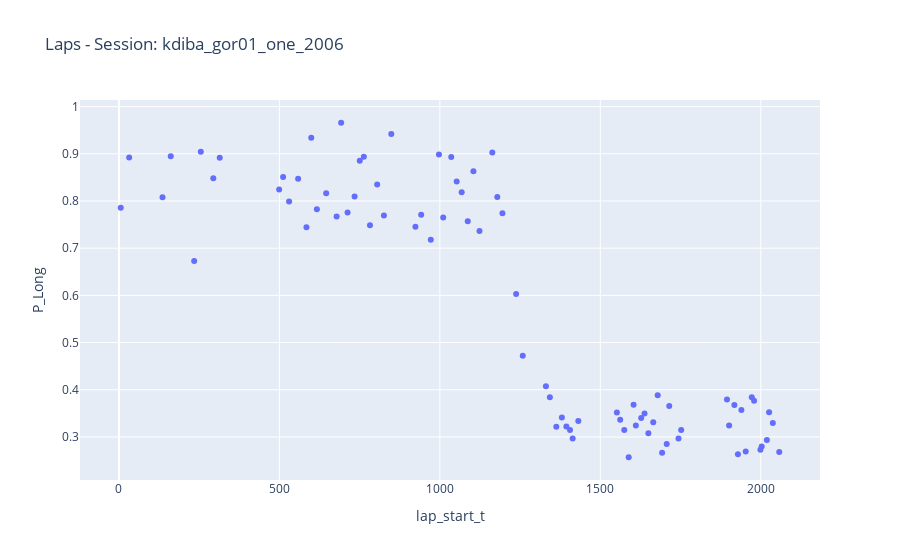
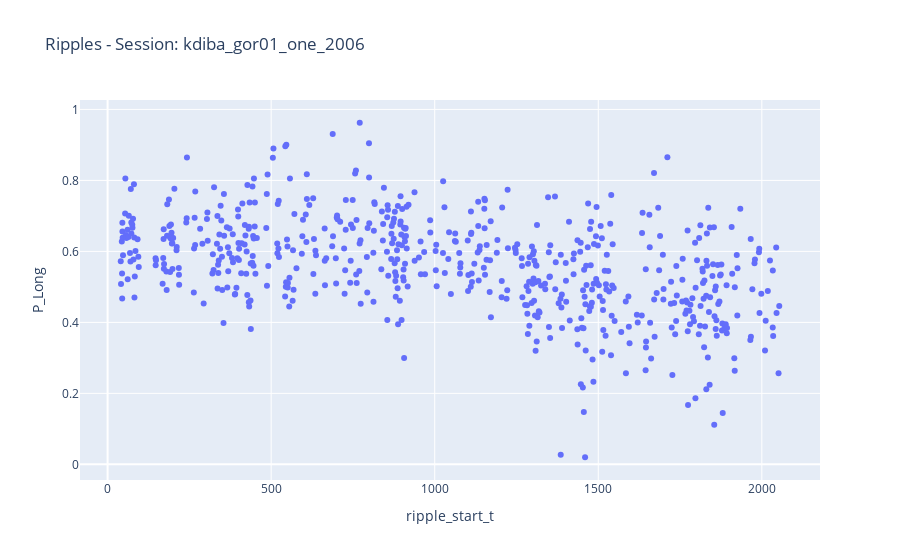
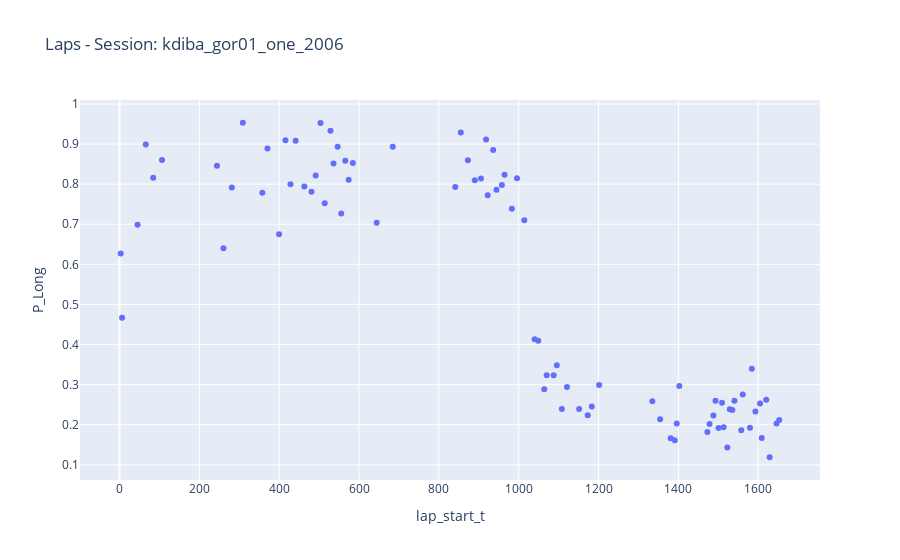
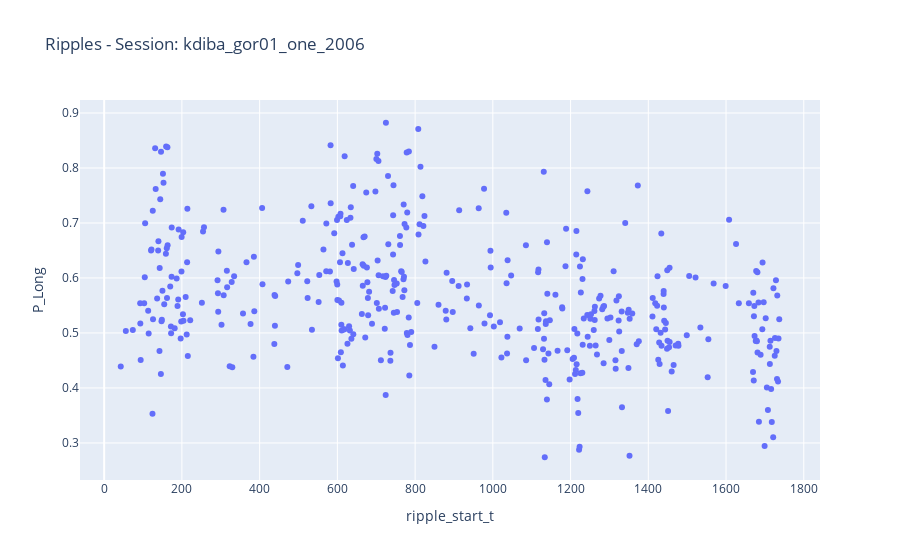

Here is the notebook cell these charts were saved with, in order:
### Code cell
import pandas as pd
import plotly.express as px
from pathlib import Path

def plot_all_sessions(directory, save_figures=False, figure_save_extension='.png'):
    if not isinstance(directory, Path):
        directory = Path(directory).resolve()
    assert directory.exists()
    print(f'plot_all_sessions(directory: {directory})')
    if save_figures:
        # Create a 'figures' subfolder if it doesn't exist
        figures_folder = Path(directory, 'figures')
        figures_folder.mkdir(parents=False, exist_ok=True)
        assert figures_folder.exists()
        print(f'\tfigures_folder: {figures_folder}')
    
    # Get all CSV files in the specified directory
    # all_csv_files = Path(directory).glob('*-(laps|ripple)_marginals_df).csv')
    all_csv_files = sorted(Path(directory).glob('*_marginals_df).csv'))

    # Separate the CSV files into laps and ripple lists
    laps_files = [file for file in all_csv_files if 'laps' in file.stem]
    ripple_files = [file for file in all_csv_files if 'ripple' in file.stem]

    # Create an empty list to store the figures
    all_figures = []

    # Iterate through the pairs and create figures
    for laps_file, ripple_file in zip(laps_files, ripple_files):
        session_name = laps_file.stem.split('-')[3]  # Extract session name from the filename
        print(f'processing session_name: {session_name}')
        
        laps_df = pd.read_csv(laps_file)
        ripple_df = pd.read_csv(ripple_file)

        # SEPERATELY _________________________________________________________________________________________________________ #
        # Create a bubble chart for laps
        fig_laps = px.scatter(laps_df, x='lap_start_t', y='P_Long', title=f"Laps - Session: {session_name}")

        # Create a bubble chart for ripples
        fig_ripples = px.scatter(ripple_df, x='ripple_start_t', y='P_Long', title=f"Ripples - Session: {session_name}")

        if save_figures:
            # Save the figures to the 'figures' subfolder
            print(f'\tsaving figures...')
            fig_laps_name = Path(figures_folder, f"{session_name}_laps_marginal{figure_save_extension}").resolve()
            print(f'\tsaving "{fig_laps_name}"...')
            fig_laps.write_image(fig_laps_name)
            fig_ripple_name = Path(figures_folder, f"{session_name}_ripples_marginal{figure_save_extension}").resolve()
            print(f'\tsaving "{fig_ripple_name}"...')
            fig_ripples.write_image(fig_ripple_name)
        
        # Append both figures to the list
        all_figures.append((fig_laps, fig_ripples))
        
        # # COMBINED ___________________________________________________________________________________________________________ #
        # # Create a subplot with laps and ripples stacked vertically
        # fig_combined = px.subplots.make_subplots(rows=2, cols=1, shared_xaxes=True, vertical_spacing=0.05,
        #                                         subplot_titles=[f"Laps - Session: {session_name}", f"Ripples - Session: {session_name}"])

        # # Add scatter traces to the subplots
        # fig_combined.add_trace(px.scatter(laps_df, x='lap_start_t', y='P_Long').data[0], row=1, col=1)
        # fig_combined.add_trace(px.scatter(ripple_df, x='ripple_start_t', y='P_Long').data[0], row=2, col=1)

        # # Update layout for better visualization
        # fig_combined.update_layout(height=600, width=800, title_text=f"Combined Plot - Session: {session_name}")

        # # Save the figure to the 'figures' subfolder
        # figure_filename = Path(figures_folder, f"{session_name}_marginal.png")
        # fig_combined.write_image(figure_filename)
        
        # all_figures.append(fig_combined)
        
        
    return all_figures

# Example usage:
# directory = '/home/halechr/FastData/collected_outputs/'
directory = r'C:\Users\pho\Desktop\collected_outputs'

all_session_figures = plot_all_sessions(directory, save_figures=True)

# Show figures for all sessions
for fig_laps, fig_ripples in all_session_figures:
    fig_laps.show()
    fig_ripples.show()

### Figure 1 — Plotly figure (JSON) as saved in the notebook; plotly's stock layout.template omitted (floating-point values rounded to 4 significant figures)
{"data": [{"hovertemplate": "lap_start_t=%{x}<br>P_Long=%{y}<extra></extra>", "legendgroup": "", "marker": {"color": "#636efa", "symbol": "circle"}, "mode": "markers", "name": "", "orientation": "v", "showlegend": false, "type": "scatter", "x": [5.636, 31.86, 135.8, 161.5, 234.5, 255.1, 294.0, 314.0, 499.3, 511.6, 530.2, 558.4, 584.4, 599.3, 616.8, 645.7, 678.3, 692.4, 712.5, 734.3, 750.5, 763.1, 782.3, 804.7, 825.7, 848.7, 923.9, 941.8, 971.8, 997.2, 1010.0, 1036.0, 1052.0, 1068.0, 1087.0, 1105.0, 1124.0, 1163.0, 1179.0, 1195.0, 1238.0, 1258.0, 1331.0, 1343.0, 1363.0, 1380.0, 1394.0, 1406.0, 1414.0, 1432.0, 1552.0, 1562.0, 1575.0, 1589.0, 1604.0, 1611.0, 1627.0, 1638.0, 1650.0, 1665.0, 1679.0, 1693.0, 1707.0, 1715.0, 1744.0, 1752.0, 1895.0, 1901.0, 1918.0, 1929.0, 1940.0, 1953.0, 1972.0, 1979.0, 1999.0, 2003.0, 2019.0, 2026.0, 2038.0, 2058.0], "xaxis": "x", "y": [0.7859, 0.8921, 0.8082, 0.8947, 0.673, 0.9043, 0.8481, 0.8917, 0.8242, 0.8507, 0.7988, 0.8473, 0.7445, 0.934, 0.7824, 0.8165, 0.7673, 0.9658, 0.7758, 0.8096, 0.8853, 0.8935, 0.7487, 0.835, 0.7694, 0.9422, 0.7452, 0.771, 0.7181, 0.8984, 0.7648, 0.8932, 0.8414, 0.8183, 0.7572, 0.8633, 0.7365, 0.903, 0.8086, 0.7743, 0.603, 0.4719, 0.4074, 0.3839, 0.3214, 0.341, 0.3222, 0.3149, 0.2965, 0.3338, 0.3519, 0.3367, 0.3145, 0.257, 0.368, 0.3243, 0.3403, 0.3495, 0.3079, 0.3312, 0.3881, 0.2664, 0.285, 0.3658, 0.2965, 0.3146, 0.3792, 0.3243, 0.3675, 0.2633, 0.357, 0.2694, 0.3838, 0.3764, 0.2726, 0.2795, 0.2933, 0.3524, 0.3293, 0.2678], "yaxis": "y"}], "layout": {"legend": {"tracegroupgap": 0}, "title": {"text": "Laps - Session: kdiba_gor01_one_2006"}, "xaxis": {"anchor": "y", "domain": [0, 1], "title": {"text": "lap_start_t"}}, "yaxis": {"anchor": "x", "domain": [0, 1], "title": {"text": "P_Long"}}}}

### Figure 2 — Plotly figure (JSON) as saved in the notebook; plotly's stock layout.template omitted (floating-point values rounded to 4 significant figures; data arrays with more than 128 entries replaced by an {"elided": "..."} marker saying what was removed)
{"data": [{"hovertemplate": "ripple_start_t=%{x}<br>P_Long=%{y}<extra></extra>", "legendgroup": "", "marker": {"color": "#636efa", "symbol": "circle"}, "mode": "markers", "name": "", "orientation": "v", "showlegend": false, "type": "scatter", "x": {"elided": "611 float values"}, "xaxis": "x", "y": {"elided": "611 float values"}, "yaxis": "y"}], "layout": {"legend": {"tracegroupgap": 0}, "title": {"text": "Ripples - Session: kdiba_gor01_one_2006"}, "xaxis": {"anchor": "y", "domain": [0, 1], "title": {"text": "ripple_start_t"}}, "yaxis": {"anchor": "x", "domain": [0, 1], "title": {"text": "P_Long"}}}}

### Figure 3 — Plotly figure (JSON) as saved in the notebook; plotly's stock layout.template omitted (floating-point values rounded to 4 significant figures)
{"data": [{"hovertemplate": "lap_start_t=%{x}<br>P_Long=%{y}<extra></extra>", "legendgroup": "", "marker": {"color": "#636efa", "symbol": "circle"}, "mode": "markers", "name": "", "orientation": "v", "showlegend": false, "type": "scatter", "x": [3.055, 6.357, 45.2, 65.79, 84.3, 106.4, 244.1, 260.4, 281.3, 308.9, 357.8, 370.6, 399.7, 415.7, 428.3, 441.2, 462.9, 480.8, 491.3, 503.6, 514.0, 528.4, 536.1, 546.4, 555.4, 565.6, 574.1, 584.5, 644.3, 684.4, 841.1, 855.0, 872.7, 890.0, 905.5, 918.2, 922.3, 936.2, 944.4, 957.9, 964.6, 982.8, 995.8, 1014.0, 1040.0, 1049.0, 1064.0, 1070.0, 1088.0, 1096.0, 1108.0, 1121.0, 1151.0, 1173.0, 1183.0, 1201.0, 1335.0, 1354.0, 1381.0, 1391.0, 1396.0, 1402.0, 1473.0, 1478.0, 1488.0, 1493.0, 1500.0, 1509.0, 1514.0, 1523.0, 1529.0, 1535.0, 1541.0, 1558.0, 1561.0, 1579.0, 1584.0, 1593.0, 1605.0, 1609.0, 1620.0, 1629.0, 1646.0, 1653.0], "xaxis": "x", "y": [0.6274, 0.4671, 0.6989, 0.8992, 0.816, 0.8603, 0.8462, 0.64, 0.7918, 0.9532, 0.7789, 0.889, 0.6751, 0.9093, 0.7999, 0.908, 0.7944, 0.7811, 0.8217, 0.9523, 0.7524, 0.933, 0.8514, 0.8935, 0.727, 0.8586, 0.8111, 0.8528, 0.704, 0.8935, 0.7927, 0.9289, 0.8596, 0.8098, 0.814, 0.9117, 0.7721, 0.885, 0.7863, 0.7979, 0.8235, 0.7386, 0.8149, 0.7102, 0.4133, 0.4094, 0.2882, 0.3234, 0.3231, 0.3486, 0.2391, 0.2942, 0.239, 0.2235, 0.2453, 0.2993, 0.2583, 0.2139, 0.1663, 0.1613, 0.2033, 0.2968, 0.1817, 0.2019, 0.2231, 0.26, 0.1919, 0.2551, 0.194, 0.1435, 0.2386, 0.2366, 0.26, 0.1865, 0.2753, 0.1926, 0.3395, 0.2328, 0.2527, 0.167, 0.2622, 0.1189, 0.2028, 0.2118], "yaxis": "y"}], "layout": {"legend": {"tracegroupgap": 0}, "title": {"text": "Laps - Session: kdiba_gor01_one_2006"}, "xaxis": {"anchor": "y", "domain": [0, 1], "title": {"text": "lap_start_t"}}, "yaxis": {"anchor": "x", "domain": [0, 1], "title": {"text": "P_Long"}}}}

### Figure 4 — Plotly figure (JSON) as saved in the notebook; plotly's stock layout.template omitted (floating-point values rounded to 4 significant figures; data arrays with more than 128 entries replaced by an {"elided": "..."} marker saying what was removed)
{"data": [{"hovertemplate": "ripple_start_t=%{x}<br>P_Long=%{y}<extra></extra>", "legendgroup": "", "marker": {"color": "#636efa", "symbol": "circle"}, "mode": "markers", "name": "", "orientation": "v", "showlegend": false, "type": "scatter", "x": {"elided": "412 float values"}, "xaxis": "x", "y": {"elided": "412 float values"}, "yaxis": "y"}], "layout": {"legend": {"tracegroupgap": 0}, "title": {"text": "Ripples - Session: kdiba_gor01_one_2006"}, "xaxis": {"anchor": "y", "domain": [0, 1], "title": {"text": "ripple_start_t"}}, "yaxis": {"anchor": "x", "domain": [0, 1], "title": {"text": "P_Long"}}}}
